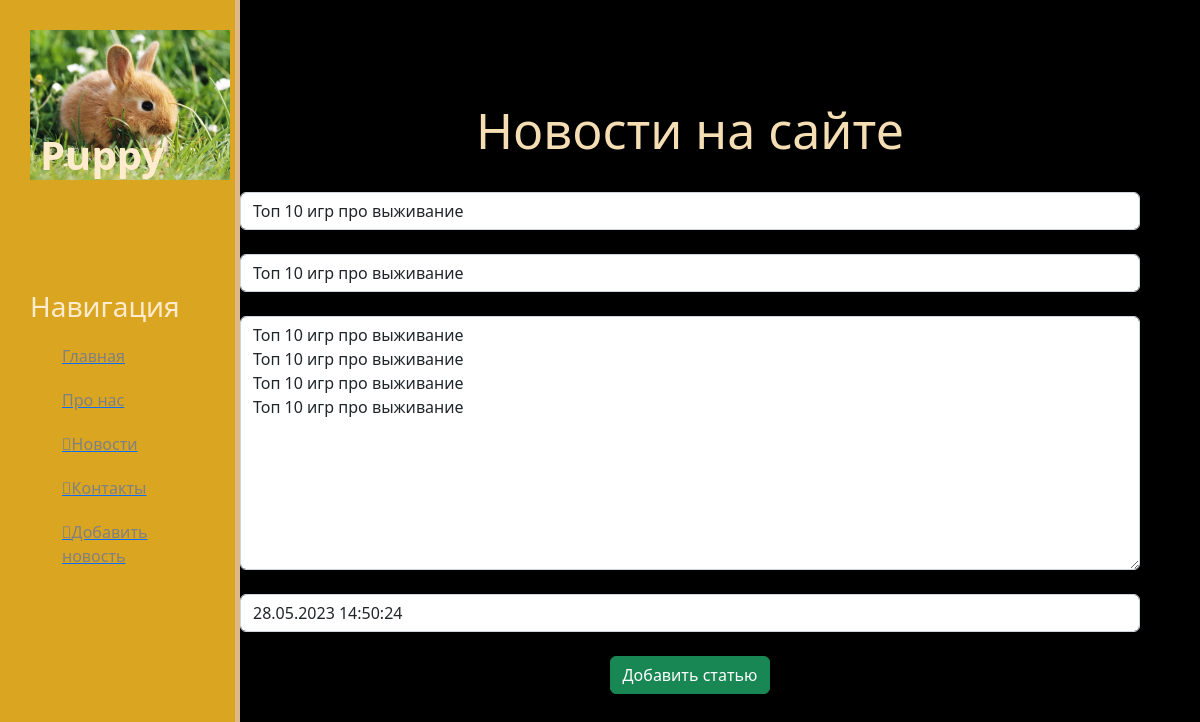
/news/1/update, run on the app's committed database.
### news/models.py (models this page shows, shortened)
class Articles(models.Model):
    title = models.CharField('Название',max_length=50,default='')
    anons = models.CharField('Анонс',max_length=250,default='')
    full_text = models.TextField('Статья')
    date = models.DateTimeField('Дата публикации')
    class Meta:
        verbose_name = 'Новость'
        verbose_name_plural = 'Новости'

### news/views.py (the view)
# urls.py: path('<int:pk>/update',views.NewsUpdateView.as_view(), name = 'news-update'),
class NewsUpdateView(UpdateView):
    model = Articles
    template_name = 'news/create.html'
    form_class = ArticlesForm

### news/forms.py
class ArticlesForm(ModelForm):
    class Meta:
        model = Articles
        fields = ['title','anons','full_text','date']
        widgets ={
            "title": TextInput(attrs={
                'class': 'form-control',
                'placeholder':'Название статьи'
            }),
            "anons": TextInput(attrs={
                'class': 'form-control',
                'placeholder':'Анонс статьи'
            }),
            "date": DateTimeInput(attrs={
                'class': 'form-control',
                'placeholder':'Дата публикации'
            }),
            "full_text": Textarea(attrs={
                'class': 'form-control',
                'placeholder':'Текст статьи'
            })
        }

### news/templates/news/create.html (shortened to what this page needs)
{% extends 'main/layout.html' %}
{% block content %}
    <div class = "features">
        <h1>Новости на сайте</h1>
        <form  method="post">
            {% csrf_token %}<br>
            {{ form.title }}<br>
            {{ form.anons }}<br>
            {{ form.full_text }}<br>
            {{ form.date }}<br>
            <button type = "submit" class = "btn btn-success">Добавить статью</button><br>
        </form>
    </div>
{% endblock %}

### main/static/main/css/main.css (style rules this page uses)
body { background: black; }
main .features { float: left; color: wheat; margin-top: 100px; text-align: center; width: 75%; }
main .features h1 { font-size: 50px; }

### data on the page
Articles: title "Топ 10 игр про выживание", anons "Топ 10 игр про выживание", full_text "Топ 10 игр про выживание Топ 10 игр про выживание Топ 10 игр про выживание Топ 10 игр про выживание", date "28.05.2023 14:50:24"
